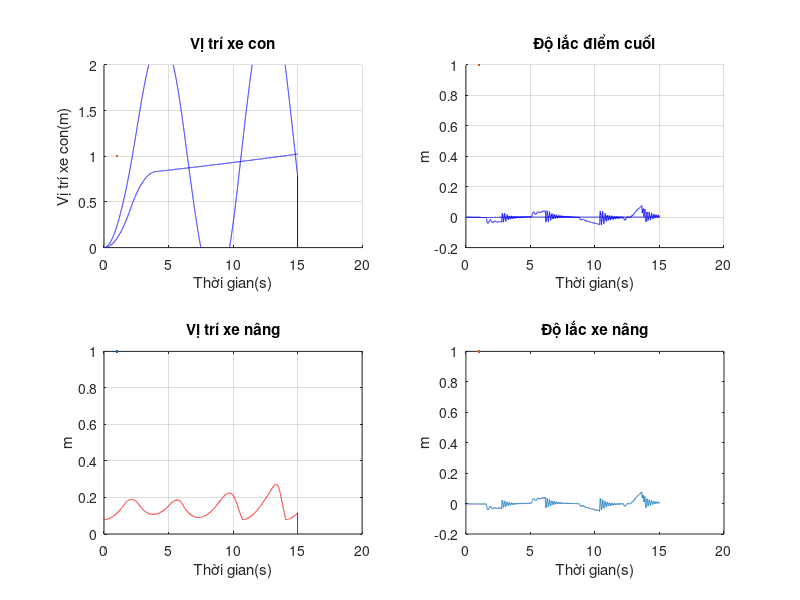
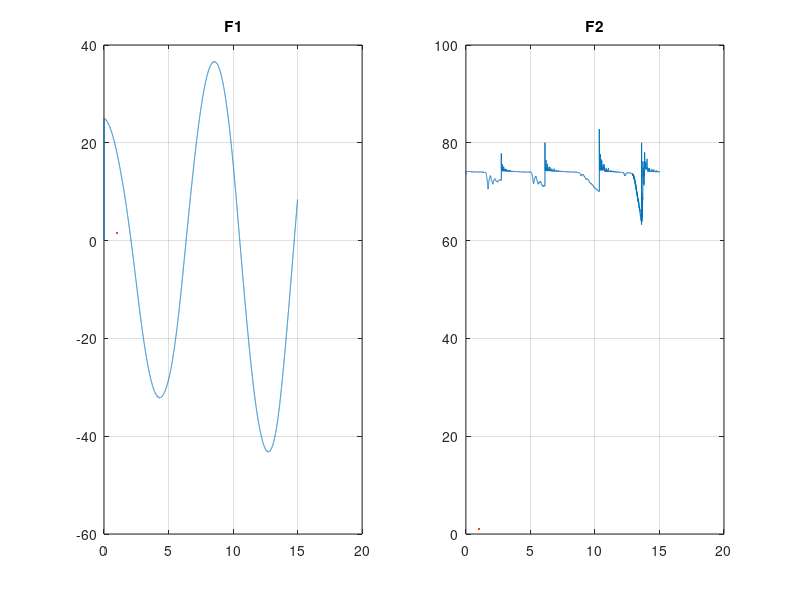
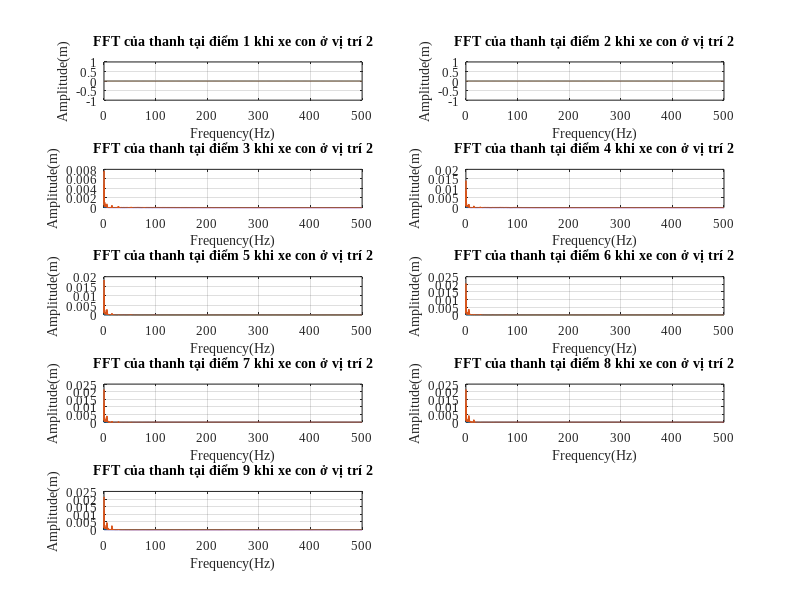

Here is the MATLAB script that generated these plots, in order:
clc; clear; close all;

%% Parameters
% Tham số thang nâng
pA = 1;
EI = 1;
g  = 9.81;

L  = 0.63;
mw = 50;
mh = 7.5;
mk = 0.04;

c = 5; % Hệ số giảm chấn

%% Simulation settings
tmax = 15;
n    = 9;
r    = 15000;

dt = tmax / (r - 1);
ds = L / (n - 1);

% Setpoints
sp1 = 1;
sp2 = 8 * ds + 0.02;

%% State / signal initialization
% Signals
e  = zeros(1, r);
F1 = zeros(1, r);
F2 = zeros(1, r);
h  = zeros(1, r);
w3 = zeros(1, r);

% Initial conditions
h(1:3)   = ds;
F2(1:r)  = mh * g - 0.1;

% l: initial lift-car index on the beam
l = 2;

% Beam states
w  = zeros(n, r);
dw = zeros(1, r);
z1 = zeros(1, r);
dm = zeros(1, r);

%% Controller selection
% flag = 0: open-loop test (forces)
% flag = 1: ROBUST-PD
% flag = 2: barrier
% flag = 3: PD
% flag = 4: disturbance observer
% flag = 5..7: other controllers (kept as-is)
flag = 0;

%% Simulation
for j = 3 : (r - 1)
    % 3rd spatial derivative at the base (as in the original)
    wsss0 = (w(3, j) - 2 * w(2, j) + w(1, j)) / (2 * ds^3);

    % Base mass dynamics
    w(1, j + 1) = (F1(j + 1) - EI * wsss0 + dw(j + 1)) * (dt^2 / mw) ...
        + 2 * w(1, j) - w(1, j - 1);

    for i = 3 : (n - 2)
        % Common terms
        S2  = (-EI * dt^2) / (ds^4 * pA);
        S21 = (-EI * dt^2) / (ds^3 * mh);
        C   = -c * dt^2 * (w(i, j) - w(i, j - 1)) / dt;

        wssss  = w(i + 2, j) - 4 * w(i + 1, j) + 6 * w(i, j) - 4 * w(i - 1, j) + w(i - 2, j);
        ddtx3  = (w3(j) - 2 * w3(j - 1) + w3(j - 2)) / (dt^2);
        dyx2   = ((w(l + 1, j - 1) - w(l - 1, j - 1)) / 2) * ds;

        % Lift-car position dynamics
        h(j + 1) = (F2(j + 1) - mh * g - mh * ddtx3 * dyx2) * dt^2 / mh ...
            + 2 * h(j) - h(j - 1);

        % Saturate and update l
        if h(j + 1) < ds
            l      = 2;
            h(j + 1) = ds;
        elseif h(j + 1) > (L - ds)
            l      = n - 1;
            h(j + 1) = L - ds;
        else
            l = ceil(h(j + 1) / ds);
        end

        % Beam update at each node
        if i == l
            w(i, j + 1) = S21 * wssss + C + 2 * w(i, j) - w(i, j - 1);
        else
            w(i, j + 1) = S2 * wssss + C + 2 * w(i, j) - w(i, j - 1);
        end

        % This is how w3 was computed in the original (overwritten each i)
        w3(j + 1) = w(i, j + 1) - w(1, j + 1);

        % Boundary conditions
        wsssl = (-2 * w(n, j) + 3 * w(n - 1, j) - w(n - 2, j));
        S3    = (EI * (dt^2)) / (mk * 2 * ds^3);

        w(2, j + 1)     = w(1, j + 1);
        w(n, j + 1)     = 2 * w(n, j) - w(n, j - 1) + S3 * wsssl;
        w(n - 1, j + 1) = (w(n, j + 1) + w(n - 2, j + 1)) / 2;

        %% Controller
        switch flag
            case 0
                F1(1:2000)  = 10;
                F1(2001:4000) = -10;
                F2(1:2000)  = 10;
                F2(2001:4000) = -10;
                check2 = zeros(1, r); 

            case 1
                % ROBUST-PD
                k1 = 10;
                kx = 20;
                kn = 1.5;

                dx1     = (w(1, j + 1) - w(1, j)) / dt;
                F1(j + 2) = -k1 * (w(1, j + 1) - sp1) - kx * dx1;

                S2_ = (w(l + 1, j + 1) - 2 * w(l, j + 1) + w(l - 1, j + 1)) / (ds^3);
                dx2 = ((w(l + 1, j + 1) - w(l - 1, j + 1)) / 2) * ds;
                dtx2 = (h(j + 1) - h(j)) / dt;

                F2(j + 2) = mh * g + EI * S2_ * dx2 - (h(j + 1) - sp2) - kn * dtx2;

            case 2
                % barrier
                k1   = 20;
                kmax = 0.004;
                k2   = 0.01;
                k3   = 30;
                k0   = 10;
                kc   = 0.001;
                kn   = 1.5;

                z   = w(l, j + 1);
                dwl = (w(1, j + 1) - w(1, j)) / dt;

                S1 = kc / ((kmax^2 - z^2) * 2.3) + k2;
                F1(j + 2) = -k1 * (w(1, j + 1) - sp1) - k3 * dwl - S1 * kmax * k0 * dwl - S1 * kmax;

                S2_  = (w(l + 1, j + 1) - 2 * w(l, j + 1) + w(l - 1, j + 1)) / (ds^3);
                dx2  = ((w(l + 1, j + 1) - w(l - 1, j + 1)) / 2) * ds;
                dtx2 = (h(j + 1) - h(j)) / dt;

                F2(j + 2) = mh * g + EI * S2_ * dx2 - (h(j + 1) - sp2) - kn * dtx2;

            case 3
                % PD
                ki1 = 1;
                kd1 = 10;

                e(j + 1)  = (sp1 - w(1, j + 1));
                de        = (e(j + 1) - e(j)) / dt;
                F1(j + 2) = ki1 * (sp1 - w(1, j + 1)) + kd1 * de;

            case 4
                % disturbance observer
                a1 = 1;
                k1 = 2.5;
                k2 = 25;
                kn = 1.5;

                dwl = (w(1, j + 1) - w(1, j)) / dt;

                dz1      = -a1 * (F1(j + 1) - EI * wsss0) - a1 * (z1(j + 1) + a1 * mw * dwl);
                z1(j + 1) = dz1 * dt + z1(j);

                d1e       = z1(j + 1) + a1 * mw * dwl;
                F1(j + 2) = -k1 * dwl - d1e - k2 * (w(1, j + 1) - sp1);

                S2_  = (w(l + 1, j + 1) - 2 * w(l, j + 1) + w(l - 1, j + 1)) / (ds^3);
                dx2  = (w(l + 1, j + 1) - w(l - 1, j + 1)) / ds;
                dtx2 = (h(j + 1) - h(j)) / dt;

                F2(j + 2) = mh * g + EI * S2_ * dx2 - (h(j + 1) - sp2) - kn * dtx2;

            case 5
                % (kept from original)
                um = 15;
                vm = 60;
                c1 = 10;
                c3 = 13;
                c2 = 40;
                k1 = 0.12;
                kn = 1.5;

                dw1  = (w(1, j + 1) - w(1, j)) / dt;
                wsss = (w(3, j + 1) - 3 * w(2, j + 1) + 2 * w(1, j + 1)) / ds(j + 1)^3; 

                e(j + 1) = (sp1 - w(1, j + 1));
                de       = (e(j + 1) - e(j)) / dt;

                a1(j + 1) = -c1 * dw1 + 1/2 * EI * wsss + 1/2 * k1 * e(j + 1);
                d11       = dw1;
                d21       = F1(j + 1) - a1(j + 1);

                a2(j + 1) = -2 * (1 / mw) * d11 - (1 / mw) * c2 * d21 + (a1(j + 1) - a1(j)) / dt;
                d31(j + 1) = dF1(j + 1) - a2(j + 1); 

                da2     = (a2(j + 1) - a2(j)) / dt;
                U1(j + 2) = (-1 / mw) * c3 * d31(j + 1) - d21 + da2; 

                dv1       = (1 / (cosh(v1(j + 1) / vm))^2) * U1(j + 2);
                v1(j + 2) = dt * dv1 + v1(j + 1);

                dF1(j + 2) = vm * tanh(v1(j + 2) / vm);
                du1        = (1 / (cosh(u1(j + 1) / vm))^2) * dF1(j + 2);

                u1(j + 2) = du1 * dt + u1(j + 1);
                F1(j + 2) = um * tanh(u1(j + 2) / um);

                S2_  = (w(l + 1, j + 1) - 2 * w(l, j + 1) + w(l - 1, j + 1)) / (ds^3);
                dx2  = ((w(l + 1, j + 1) - w(l - 1, j + 1)) / 2) * ds;
                dtx2 = (h(j + 1) - h(j)) / dt;

                F2(j + 2) = mh * g + EI * S2_ * dx2 - (h(j + 1) - sp2) - kn * dtx2;

            case 6
                % (kept from original)
                kmax = 0.01;
                g1   = 0.1;
                k1   = 1;
                c1   = 1;
                k11  = 1;
                k2   = 1;

                wsss0_ = (w(3, j) - 3 * w(2, j) + 2 * w(1, j)); 
                wsssl_ = (-2 * w(n, j) + 3 * w(n - 1, j) - w(n - 2, j)); 

                dw1 = (w(1, j + 1) - w(1, j)) / dt;
                z(j + 1) = w(n, j + 1) - w(1, j + 1); 

                a = log((2 * kmax^2) / (kmax^2 - z(j + 1)^2)) / log(2.71);
                dz = (z(j + 1) - z(j)) / dt;

                s1 = EI * wsss0_ / ds(j)^3; 

                v1(j + 2) = -k1 * dz - s1 - k11 * dz / a - mw * dz / a * z(j + 1) * dz / (kmax^2 - z(j + 1)^2) ...
                    - (k2 * (w(1, j) - sp1)) / a - mw * EI * wsssl_ / (ds(j)^3 * mk(j) * a);

                p1(j + 2)  = (g1 * dz * v1(j + 2) * a - p1(j + 1)) * dt + p1(j + 1);
                Fc1(j + 2) = p1(j + 2) * v1(j + 2);
                F1(j + 2)  = c1 * Fc1(j + 2);

            case 7
                % ADRC + ZVD xe con / xe nâng (kept from original)
                w1_eso(:, j + 2) = A_ESO1 * w1_eso(:, j + 1) + B_ESO1 * F1(j + 1) + Lc1 * w(1, j + 1);
                F1(j + 2) = (Kp1 * (sp1 * sp1_is(j) - w1_eso(1, j + 2)) - Kd1 * w1_eso(2, j + 2) - w1_eso(3, j + 2)) / b01;

                w2_eso(:, j + 2) = A_ESO2 * w2_eso(:, j + 1) + B_ESO2 * (F2(j + 1) - mh * g) + Lc2 * h(j + 1);
                F2(j + 2) = (Kp2 * (sp2 - w2_eso(1, j + 2)) - Kd2 * w2_eso(2, j + 2) - w2_eso(3, j + 2)) / b02 + mh * g;

            otherwise
                % No controller update
        end
    end
end

%% Plotting
x = 0 : dt : tmax;
y = 0 : ds : L; 

figure(1)
subplot(2, 2, 1)
grid on; hold on;
plot(x, w(1, :), 'b', LineWidth=1);
xlabel('Thời gian(s)');
ylabel('Vị trí xe con(m)');
title('Vị trí xe con');
ylim([0 2]);

subplot(2, 2, 2)
hold on; grid on;

dolac = zeros(1, r);
for j = 1 : r
    dolac(j) = w(n, j) - w(1, j);
end

plot(x, dolac, 'b', LineWidth=1);
title('Độ lắc điểm cuối');
xlabel('Thời gian(s)');
ylabel('m');

subplot(2, 2, 3)
plot(x, h, 'r', LineWidth=1);
grid on;
title('Vị trí xe nâng');
xlabel('Thời gian(s)');
ylabel('m');

subplot(2, 2, 4)
grid on;
plot(x, w3, LineWidth=1);
title('Độ lắc xe nâng');
xlabel('Thời gian(s)');
ylabel('m');

figure(2)
subplot(1, 2, 1)
plot(x, F1(1:r), LineWidth=1.5);
title('F1');
grid on;

check = dolac - w3; 

subplot(1, 2, 2)
plot(x, F2(1:r), LineWidth=1);
title('F2');
grid on;

figure(3)
% Phân tích phổ
Fs   = 1 / dt;
time = 0 : dt : (r - 3) * dt;
l1   = r;

freq = 0 : (1 / time(end)) : Fs/2 - (1 / time(end));

for i = 1 : n
    fft_w = fft(w(i, :) - w(1, :), l1) * (2 / l1);
    abs_w = abs(fft_w);

    subplot(ceil(n / 2), 2, i);
    plot(freq, abs_w(1:length(freq)), 'LineWidth', 0.8);
    hold on; grid on;

    set(gca, 'FontName', 'Times New Roman', 'FontSize', 9);
    xlabel('Frequency(Hz)');
    ylabel('Amplitude(m)');

    title(['FFT của thanh tại điểm ', num2str(i), ' khi xe con ở vị trí ', num2str(l)]);
end
clc; clear; close all;

%% Parameters
% Tham số thang nâng
pA = 1;
EI = 1;
g  = 9.81;

L  = 0.63;
mw = 50;
mh = 7.5;
mk = 0.04;

c = 5; % Hệ số giảm chấn

%% Simulation settings
tmax = 15;
n    = 9;
r    = 15000;

dt = tmax / (r - 1);
ds = L / (n - 1);

% Setpoints
sp1 = 1;
sp2 = 8 * ds + 0.02;

%% State / signal initialization
% Signals
e  = zeros(1, r);
F1 = zeros(1, r);
F2 = zeros(1, r);
h  = zeros(1, r);
w3 = zeros(1, r);

% Initial conditions
h(1:3)   = ds;
F2(1:r)  = mh * g - 0.1;

% l: initial lift-car index on the beam
l = 2;

% Beam states
w  = zeros(n, r);
dw = zeros(1, r);
z1 = zeros(1, r);
dm = zeros(1, r);  % kept for compatibility with the original code

%% Controller selection
% flag = 0: open-loop test (forces)
% flag = 1: ROBUST-PD
% flag = 2: barrier
% flag = 3: PD
% flag = 4: disturbance observer
% flag = 5..7: other controllers (kept as-is)
flag = 4;

%% Simulation
for j = 3 : (r - 2)
    % 3rd spatial derivative at the base (as in the original)
    wsss0 = (w(3, j) - 2 * w(2, j) + w(1, j)) / (2 * ds^3);

    % Base mass dynamics
    w(1, j + 1) = (F1(j + 1) - EI * wsss0 + dw(j + 1)) * (dt^2 / mw) ...
        + 2 * w(1, j) - w(1, j - 1);

    for i = 3 : (n - 2)
        % Common terms
        S2  = (-EI * dt^2) / (ds^4 * pA);
        S21 = (-EI * dt^2) / (ds^3 * mh);
        C   = -c * dt^2 * (w(i, j) - w(i, j - 1)) / dt;

        wssss  = w(i + 2, j) - 4 * w(i + 1, j) + 6 * w(i, j) - 4 * w(i - 1, j) + w(i - 2, j);
        ddtx3  = (w3(j) - 2 * w3(j - 1) + w3(j - 2)) / (dt^2);
        dyx2   = ((w(l + 1, j - 1) - w(l - 1, j - 1)) / 2) * ds;

        % Lift-car position dynamics
        h(j + 1) = (F2(j + 1) - mh * g - mh * ddtx3 * dyx2) * dt^2 / mh ...
            + 2 * h(j) - h(j - 1);

        % Saturate and update l
        if h(j + 1) < ds
            l      = 2;
            h(j + 1) = ds;
        elseif h(j + 1) > (L - ds)
            l      = n - 1;
            h(j + 1) = L - ds;
        else
            l = ceil(h(j + 1) / ds);
        end

        % Beam update at each node
        if i == l
            w(i, j + 1) = S21 * wssss + C + 2 * w(i, j) - w(i, j - 1);
        else
            w(i, j + 1) = S2 * wssss + C + 2 * w(i, j) - w(i, j - 1);
        end

        % This is how w3 was computed in the original (overwritten each i)
        w3(j + 1) = w(i, j + 1) - w(1, j + 1);

        % Boundary conditions
        wsssl = (-2 * w(n, j) + 3 * w(n - 1, j) - w(n - 2, j));
        S3    = (EI * (dt^2)) / (mk * 2 * ds^3);

        w(2, j + 1)     = w(1, j + 1);
        w(n, j + 1)     = 2 * w(n, j) - w(n, j - 1) + S3 * wsssl;
        w(n - 1, j + 1) = (w(n, j + 1) + w(n - 2, j + 1)) / 2;

        %% Controller
        switch flag
            case 0
                F1(1:2000)  = 10;
                F1(2001:4000) = -10;
                F2(1:2000)  = 10;
                F2(2001:4000) = -10;
                check2 = zeros(1, r); 

            case 1
                % ROBUST-PD
                k1 = 10;
                kx = 20;
                kn = 1.5;

                dx1     = (w(1, j + 1) - w(1, j)) / dt;
                F1(j + 2) = -k1 * (w(1, j + 1) - sp1) - kx * dx1;

                S2_ = (w(l + 1, j + 1) - 2 * w(l, j + 1) + w(l - 1, j + 1)) / (ds^3);
                dx2 = ((w(l + 1, j + 1) - w(l - 1, j + 1)) / 2) * ds;
                dtx2 = (h(j + 1) - h(j)) / dt;

                F2(j + 2) = mh * g + EI * S2_ * dx2 - (h(j + 1) - sp2) - kn * dtx2;

            case 2
                % barrier
                k1   = 20;
                kmax = 0.004;
                k2   = 0.01;
                k3   = 30;
                k0   = 10;
                kc   = 0.001;
                kn   = 1.5;

                z   = w(l, j + 1);
                dwl = (w(1, j + 1) - w(1, j)) / dt;

                S1 = kc / ((kmax^2 - z^2) * 2.3) + k2;
                F1(j + 2) = -k1 * (w(1, j + 1) - sp1) - k3 * dwl - S1 * kmax * k0 * dwl - S1 * kmax;

                S2_  = (w(l + 1, j + 1) - 2 * w(l, j + 1) + w(l - 1, j + 1)) / (ds^3);
                dx2  = ((w(l + 1, j + 1) - w(l - 1, j + 1)) / 2) * ds;
                dtx2 = (h(j + 1) - h(j)) / dt;

                F2(j + 2) = mh * g + EI * S2_ * dx2 - (h(j + 1) - sp2) - kn * dtx2;

            case 3
                % PD
                ki1 = 1;
                kd1 = 10;

                e(j + 1)  = (sp1 - w(1, j + 1));
                de        = (e(j + 1) - e(j)) / dt;
                F1(j + 2) = ki1 * (sp1 - w(1, j + 1)) + kd1 * de;

            case 4
                % disturbance observer
                a1 = 1;
                k1 = 2.5;
                k2 = 25;
                kn = 1.5;

                dwl = (w(1, j + 1) - w(1, j)) / dt;

                dz1      = -a1 * (F1(j + 1) - EI * wsss0) - a1 * (z1(j + 1) + a1 * mw * dwl);
                z1(j + 1) = dz1 * dt + z1(j);

                d1e       = z1(j + 1) + a1 * mw * dwl;
                F1(j + 2) = -k1 * dwl - d1e - k2 * (w(1, j + 1) - sp1);

                S2_  = (w(l + 1, j + 1) - 2 * w(l, j + 1) + w(l - 1, j + 1)) / (ds^3);
                dx2  = (w(l + 1, j + 1) - w(l - 1, j + 1)) / ds;
                dtx2 = (h(j + 1) - h(j)) / dt;

                F2(j + 2) = mh * g + EI * S2_ * dx2 - (h(j + 1) - sp2) - kn * dtx2;

            case 5
                % (kept from original)
                um = 15;
                vm = 60;
                c1 = 10;
                c3 = 13;
                c2 = 40;
                k1 = 0.12;
                kn = 1.5;

                dw1  = (w(1, j + 1) - w(1, j)) / dt;
                wsss = (w(3, j + 1) - 3 * w(2, j + 1) + 2 * w(1, j + 1)) / ds(j + 1)^3; 

                e(j + 1) = (sp1 - w(1, j + 1));
                de       = (e(j + 1) - e(j)) / dt;

                a1(j + 1) = -c1 * dw1 + 1/2 * EI * wsss + 1/2 * k1 * e(j + 1);
                d11       = dw1;
                d21       = F1(j + 1) - a1(j + 1);

                a2(j + 1) = -2 * (1 / mw) * d11 - (1 / mw) * c2 * d21 + (a1(j + 1) - a1(j)) / dt;
                d31(j + 1) = dF1(j + 1) - a2(j + 1); 

                da2     = (a2(j + 1) - a2(j)) / dt;
                U1(j + 2) = (-1 / mw) * c3 * d31(j + 1) - d21 + da2; 

                dv1       = (1 / (cosh(v1(j + 1) / vm))^2) * U1(j + 2);
                v1(j + 2) = dt * dv1 + v1(j + 1);

                dF1(j + 2) = vm * tanh(v1(j + 2) / vm);
                du1        = (1 / (cosh(u1(j + 1) / vm))^2) * dF1(j + 2);

                u1(j + 2) = du1 * dt + u1(j + 1);
                F1(j + 2) = um * tanh(u1(j + 2) / um);

                S2_  = (w(l + 1, j + 1) - 2 * w(l, j + 1) + w(l - 1, j + 1)) / (ds^3);
                dx2  = ((w(l + 1, j + 1) - w(l - 1, j + 1)) / 2) * ds;
                dtx2 = (h(j + 1) - h(j)) / dt;

                F2(j + 2) = mh * g + EI * S2_ * dx2 - (h(j + 1) - sp2) - kn * dtx2;

            case 6
                % (kept from original)
                kmax = 0.01;
                g1   = 0.1;
                k1   = 1;
                c1   = 1;
                k11  = 1;
                k2   = 1;

                wsss0_ = (w(3, j) - 3 * w(2, j) + 2 * w(1, j)); 
                wsssl_ = (-2 * w(n, j) + 3 * w(n - 1, j) - w(n - 2, j)); 

                dw1 = (w(1, j + 1) - w(1, j)) / dt;
                z(j + 1) = w(n, j + 1) - w(1, j + 1); 

                a = log((2 * kmax^2) / (kmax^2 - z(j + 1)^2)) / log(2.71);
                dz = (z(j + 1) - z(j)) / dt;

                s1 = EI * wsss0_ / ds(j)^3; 

                v1(j + 2) = -k1 * dz - s1 - k11 * dz / a - mw * dz / a * z(j + 1) * dz / (kmax^2 - z(j + 1)^2) ...
                    - (k2 * (w(1, j) - sp1)) / a - mw * EI * wsssl_ / (ds(j)^3 * mk(j) * a);

                p1(j + 2)  = (g1 * dz * v1(j + 2) * a - p1(j + 1)) * dt + p1(j + 1);
                Fc1(j + 2) = p1(j + 2) * v1(j + 2);
                F1(j + 2)  = c1 * Fc1(j + 2);

            case 7
                % ADRC + ZVD xe con / xe nâng (kept from original)
                w1_eso(:, j + 2) = A_ESO1 * w1_eso(:, j + 1) + B_ESO1 * F1(j + 1) + Lc1 * w(1, j + 1);
                F1(j + 2) = (Kp1 * (sp1 * sp1_is(j) - w1_eso(1, j + 2)) - Kd1 * w1_eso(2, j + 2) - w1_eso(3, j + 2)) / b01;

                w2_eso(:, j + 2) = A_ESO2 * w2_eso(:, j + 1) + B_ESO2 * (F2(j + 1) - mh * g) + Lc2 * h(j + 1);
                F2(j + 2) = (Kp2 * (sp2 - w2_eso(1, j + 2)) - Kd2 * w2_eso(2, j + 2) - w2_eso(3, j + 2)) / b02 + mh * g;

            otherwise
                % No controller update
        end
    end
end

%% Plotting
x = 0 : dt : tmax;
y = 0 : ds : L;

figure(1)
subplot(2, 2, 1)
grid on; hold on;
plot(x, w(1, :), 'b', LineWidth=1);
xlabel('Thời gian(s)');
ylabel('Vị trí xe con(m)');
title('Vị trí xe con');
ylim([0 2]);

subplot(2, 2, 2)
hold on; grid on;

dolac = zeros(1, r);
for j = 1 : r
    dolac(j) = w(n, j) - w(1, j);
end

plot(x, dolac, 'b', LineWidth=1);
title('Độ lắc điểm cuối');
xlabel('Thời gian(s)');
ylabel('m');

subplot(2, 2, 3)
plot(x, h, 'r', LineWidth=1);
grid on;
title('Vị trí xe nâng');
xlabel('Thời gian(s)');
ylabel('m');

subplot(2, 2, 4)
grid on;
plot(x, w3, LineWidth=1);
title('Độ lắc xe nâng');
xlabel('Thời gian(s)');
ylabel('m');

figure(2)
subplot(1, 2, 1)
plot(x, F1(1:r), LineWidth=1.5);
title('F1');
grid on;

check = dolac - w3;
subplot(1, 2, 2)
plot(x, F2(1:r), LineWidth=1);
title('F2');
grid on;

figure(3)
% Phân tích phổ
Fs   = 1 / dt;
time = 0 : dt : (r - 3) * dt;
l1   = r;

freq = 0 : (1 / time(end)) : Fs/2 - (1 / time(end));

for i = 1 : n
    fft_w = fft(w(i, :) - w(1, :), l1) * (2 / l1);
    abs_w = abs(fft_w);

    subplot(ceil(n / 2), 2, i);
    plot(freq, abs_w(1:length(freq)), 'LineWidth', 0.8);
    hold on; grid on;

    set(gca, 'FontName', 'Times New Roman', 'FontSize', 9);
    xlabel('Frequency(Hz)');
    ylabel('Amplitude(m)');

    title(['FFT của thanh tại điểm ', num2str(i), ' khi xe con ở vị trí ', num2str(l)]);
end
